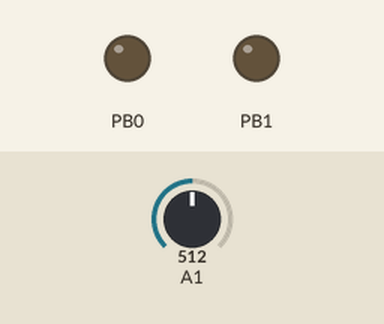
Bench run of a sketch on a simulated ATtiny85, built with avr-gcc and run on an emulated ATtiny85. On the bench: output pins drawn as LEDs (lit = HIGH). The inputs (shaded band) are chosen by the test bench; at power-on: A1 = 512. At 5.9 s the program stops and its outputs stay as they are.

Above: at 0.1 s.
At 0.7 s:
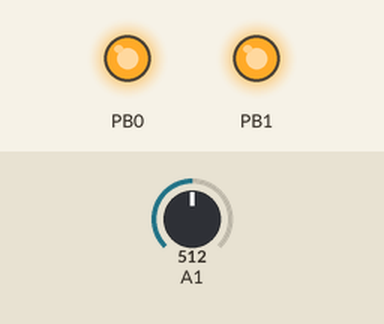
At 2.7 s:
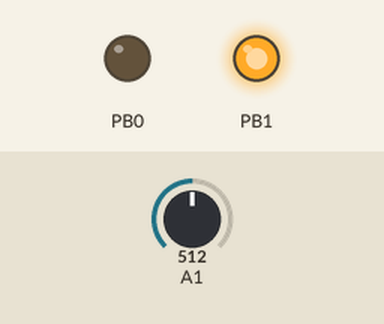
At 5.8 s:
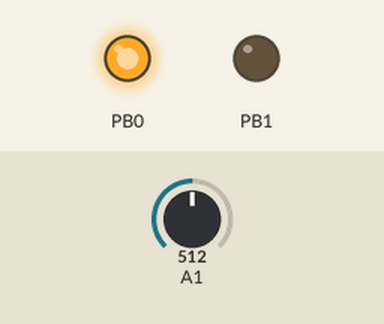
Timing chart, 0 to 7.3 s (numbered marks = the images above):
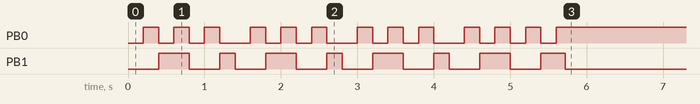

The sketch:

uvd_usbkey_kernel.ino
```cpp
#include "DigiKeyboard.h"
void setup() {

  pinMode(0, OUTPUT);
  pinMode(1, OUTPUT);
  DigiKeyboard.sendKeyStroke(0);
  for(int i = 0; i < 4; i++)
  {
    digitalWrite(0, LOW);
    digitalWrite(1, LOW);
    delay(200);
    digitalWrite(0, HIGH);
    digitalWrite(1, LOW);
    delay(200);
    digitalWrite(0, LOW);
    digitalWrite(1, HIGH);
    delay(200);
    digitalWrite(0, HIGH);
    digitalWrite(1, HIGH);
    delay(200);
    digitalWrite(0, LOW);
    digitalWrite(1, LOW);
    delay(200);
    digitalWrite(0, HIGH);
    digitalWrite(1, LOW);
    delay(200);
    digitalWrite(0, LOW);
    digitalWrite(1, HIGH);
    delay(200);
    digitalWrite(0, HIGH);
    digitalWrite(1, HIGH);
  }

}

void loop() {

  int analogValue = analogRead(1);
  analogValue = (0.7 * analogValue + 0.3 * analogRead(1)) * 0.23;

  char string[4];
  itoa(analogValue, string, 10);
  DigiKeyboard.print("----Welcome use GeekToy----\n");
  DigiKeyboard.delay(60);
  DigiKeyboard.sendKeyStroke(0);

  if(analogValue < 83){
    digitalWrite(0, LOW);
    digitalWrite(1, LOW);

    DigiKeyboard.print("UV index   0-2\nExposurelevel   low\nRealTime Data   ");
    DigiKeyboard.delay(60);
    DigiKeyboard.sendKeyStroke(0);
    DigiKeyboard.println(string);
  }
  else if((analogValue < 142)&&(analogValue >= 83)){
    digitalWrite(0, HIGH);
    digitalWrite(1, LOW);

    DigiKeyboard.print("UV index   3-5\nExposurelevel   moderate\nRealTimeData   ");
    DigiKeyboard.delay(60);
    DigiKeyboard.sendKeyStroke(0);
    DigiKeyboard.println(string);

  }
  else if((analogValue < 180)&&(analogValue >= 142)){
    digitalWrite(0, LOW);
    digitalWrite(1, HIGH);

    DigiKeyboard.print("UV index   6-7\nExposurelevel   high\nRealTimeData   ");
    DigiKeyboard.delay(60);
    DigiKeyboard.sendKeyStroke(0);
    DigiKeyboard.println(string);
  }
  else if((analogValue < 240)&&(analogValue >= 180)){
    digitalWrite(0, HIGH);
    digitalWrite(1, HIGH);

    DigiKeyboard.print("UV index   8-10\nExposurelevel   very-high\nRealTimeData   ");
    DigiKeyboard.delay(60);
    DigiKeyboard.sendKeyStroke(0);
    DigiKeyboard.println(string);

  }
  else if(analogValue > 240){
    digitalWrite(0, HIGH);
    digitalWrite(1, HIGH);

    DigiKeyboard.print("UV index   11\nExposurelevel   extreme\nRealTimeData   ");
    DigiKeyboard.delay(60);
    DigiKeyboard.sendKeyStroke(0);
    DigiKeyboard.println(string);
  }
  while(true){}

}
```

Measured:
- by itself, PB1: repeats every 1.4 s: HIGH 0.20 s, LOW 0.40 s, HIGH 0.40 s, LOW 0.40 s
